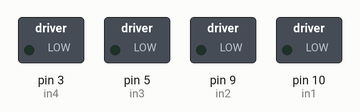
Simulated run of this sketch. Board: Arduino Uno, built with avr-gcc and run on an emulated ATmega328P. Shown: switched loads named in the sketch (green lamp = pin HIGH). Pins used as bus, display or sensor lines are not drawn.

Above: at 0.05 s.
At 2.3 s:
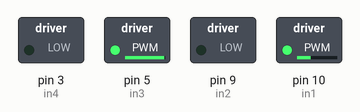
At 5.35 s:
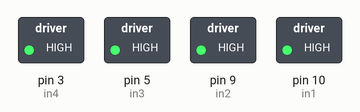
Timing chart, 0 to 7.0 s (numbered marks = the images above):
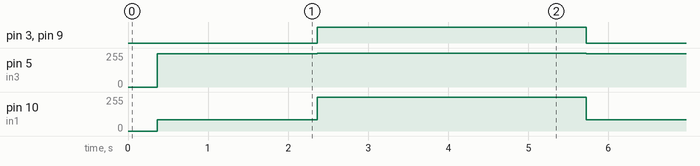

Measured:
- by itself, pin 3 (in4), pin 9 (in2): alternates HIGH for 3.4 s and LOW for 2.0 s
- by itself, pin 5 (in3): alternates 255/255 for 3.4 s and 250/255 for 2.0 s
- by itself, pin 10 (in1): alternates 255/255 for 3.4 s and 85/255 for 2.0 s

The sketch:

motortest.ino
```cpp
//#include <Servo.h>

//Servo myservo;//定义舵机变量名
int in3=5;//右轮
int in4=3;
int in1=10;//左轮
int in2=9;
int val0=15;//
int val1=120;//walk
int val2=90;//画三角调整后退时的速度
int val3=150;//画圆时的差速
int val4=250;//画圆时的速度

int servopin=11;    //定义舵机接口数字接口7 也就是舵机的橙色信号线。

void servopulse(int angle)//定义一个脉冲函数
{
  int pulsewidth=(angle*11)+500;  //将角度转化为500-2480的脉宽值
  digitalWrite(servopin,HIGH);    //将舵机接口电平至高
  delayMicroseconds(pulsewidth);  //延时脉宽值的微秒数
  digitalWrite(servopin,LOW);     //将舵机接口电平至低
  delayMicroseconds(20000-pulsewidth);
}
void writeangle(int angle)
{
  for(int i=0;i<50;i++)  //发送50个脉冲
    servopulse(angle);   //引用脉冲函数
}
void stepback()
{
  walk(in2,in1);
  walk(in4,in3);
}
void walk(int pin1,int pin2)//当in1=1,in2=0,正转；in1=0,in2=1,反转；
{
  digitalWrite(pin1,HIGH);
  digitalWrite(pin2,LOW);
  if ((pin1==in3)||(pin1==in4))
    analogWrite(pin1,val1);
  else
    analogWrite(pin1,val1-val0);
}
void stopper(int pin1,int pin2)//紧急制动，实际就是将电机两个端短接了
{
  digitalWrite(pin1,HIGH);
  digitalWrite(pin2,HIGH);
}
void turnleft()
{
  walk(in2,in1);
  walk(in3,in4);
}
void turnright()
{
  walk(in4,in3);
  walk(in1,in2);
}
void drawtri()
{
  for (int i=1;i<=2;i++)
  {
    writeangle(0);
    walk(in1,in2);
    walk(in3,in4);
    delay(1000);
    writeangle(40);
    stopper(in1,in2);
    stopper(in3,in4);
    delay(500);
    walk(in1,in2);
    walk(in3,in4);
    analogWrite(in1,val2-val0);
    analogWrite(in3,val2);
    delay(100);
    turnright();
    delay(390);
    stepback();
    analogWrite(in2,val2);
    analogWrite(in4,val2);
    delay(200);
  }
  writeangle(0);
  walk(in1,in2);
  walk(in3,in4);
  delay(1000);
  writeangle(40);
  stopper(in1,in2);
  stopper(in3,in4);
  delay(500);
  turnright();
  delay(400);
  stepback();
  analogWrite(in2,val2);
  analogWrite(in4,val2);
  delay(250);
}
void drawcir(int val)
{
  writeangle(0);
  walk(in1,in2);
  walk(in3,in4);
  analogWrite(in3,val);
  analogWrite(in1,val-val0-val3);
  delay(2000); //time needs change
}
void setup() {
  // put your setup code here, to run once:
  //myservo.attach(11);
  pinMode(in1,OUTPUT);
  pinMode(in2,OUTPUT);
  pinMode(in3,OUTPUT);
  pinMode(in4,OUTPUT);
  pinMode(servopin,OUTPUT);//设定舵机接口为输出接口
}

void loop() {
  writeangle(40);
  //myservo.write(45);
  // put your main code here, to run repeatedly:
  //walk(in1,in2);
  //walk(in3,in4);
  //analogWrite(in3,230);
  //analogWrite(in4,0);
  //delay(2000);
  //stopper(in1,in2);
  //stopper(in3,in4);
  //delay(2000);
  //turnleft(95);
  //delay(1000);
  //stopper(in1,in2);
  //stopper(in3,in4);
  //delay(3000);*/
  drawcir(val4);
  stopper(in1,in2);
  stopper(in3,in4);
  delay(3000);
}
```
